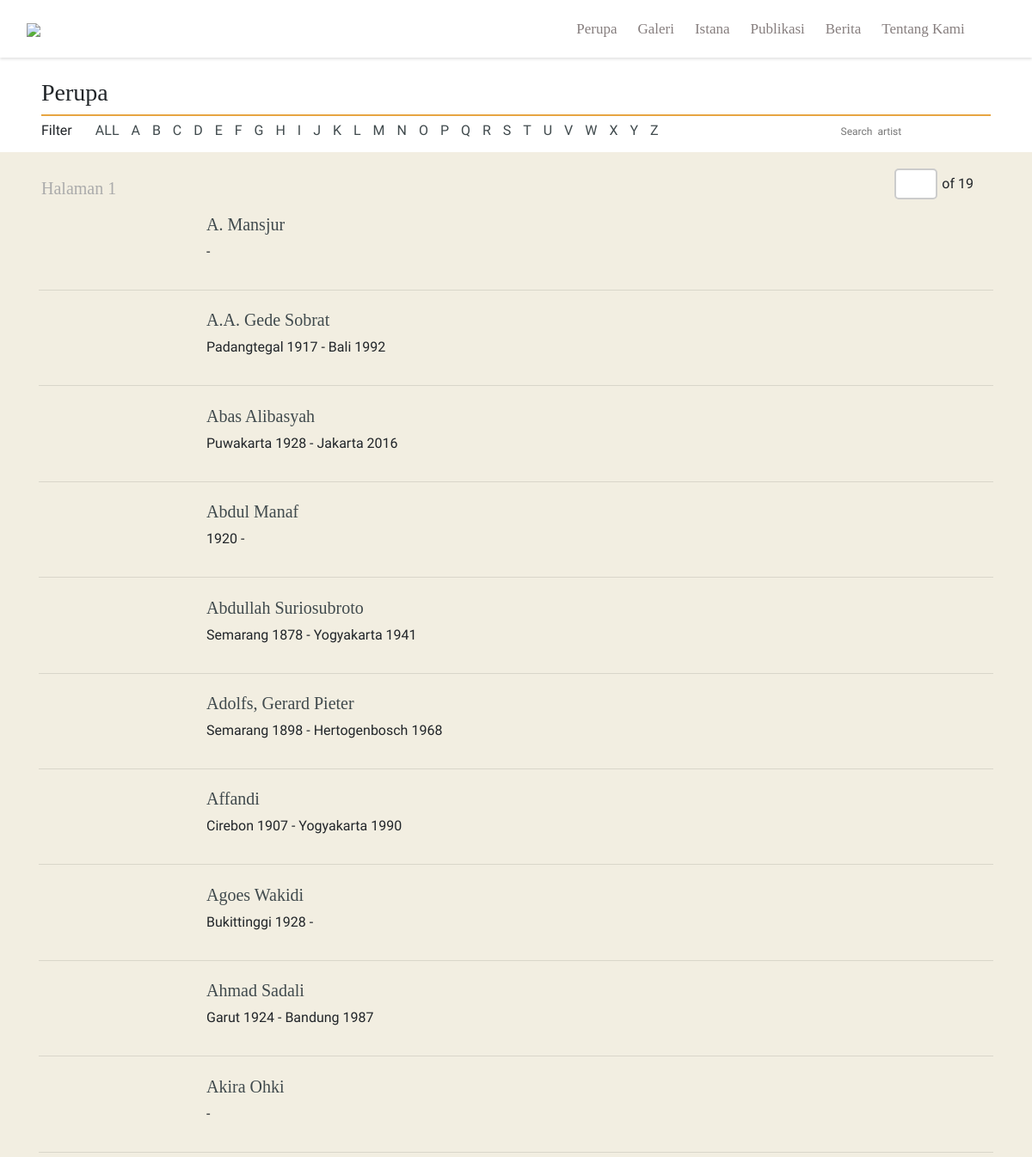
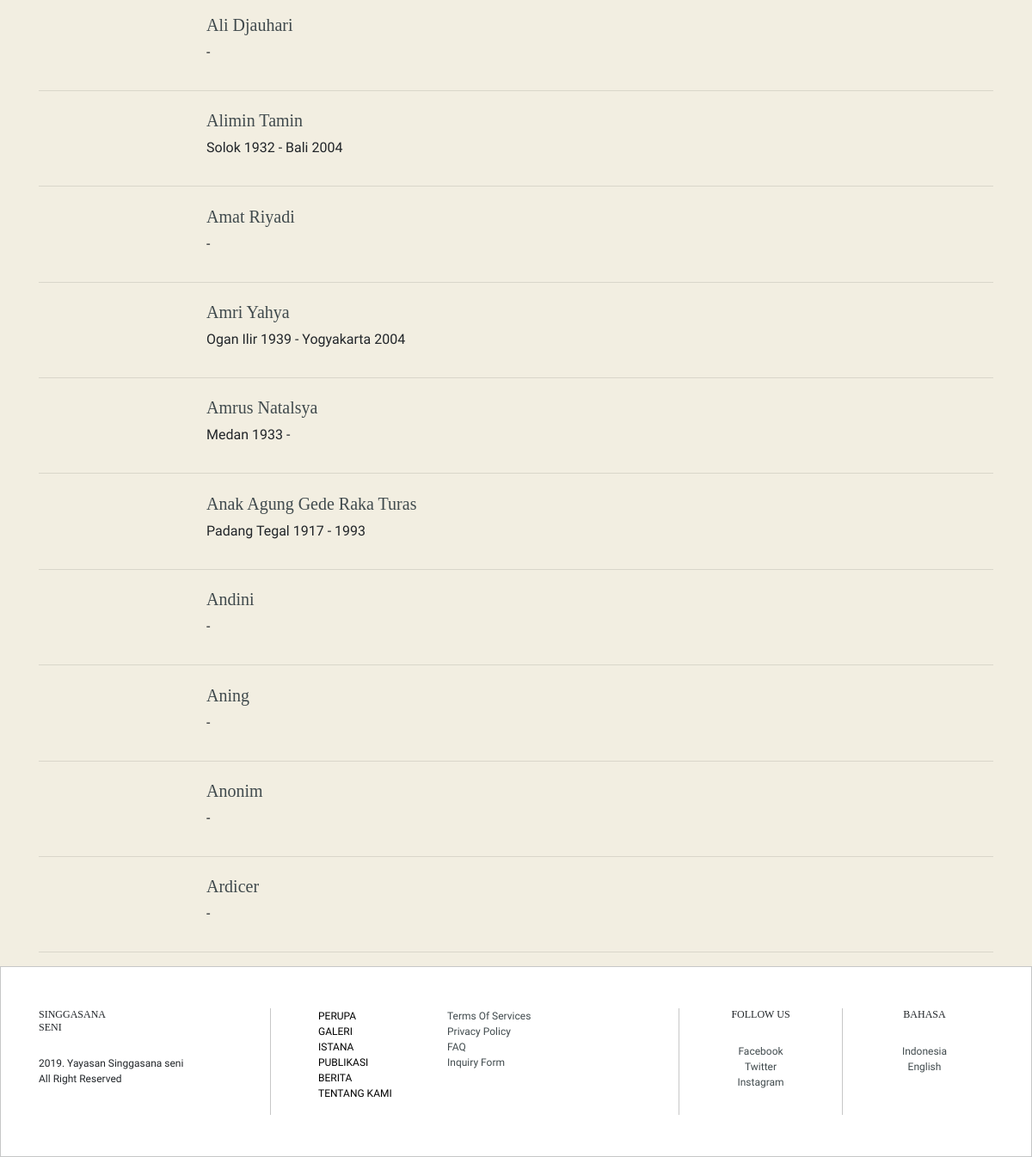
The app's page /koleksi/lukisan/ with its own data (2 pictures, top to bottom).
### singgasanaseni/models.py (models this page shows, shortened)
class perupa(models.Model):
    PERUPA_CHOICES = (
        ('Pelukis', 'Pelukis'),
        ('Pematung', 'Pematung'),
        ('Pengrajin', 'Pengrajin'),
    )
    Nama = models.CharField(max_length=50)
    Panggilan = models.CharField(max_length=50, null=True, blank= True)
    Alamat = models.TextField(null=True, blank=True)
    Tempat_Lahir = models.CharField(max_length=50, blank=True)
    Tanggal_Lahir = models.CharField(max_length=50, blank=True)
    Tempat_Wafat = models.CharField(max_length=50, blank=True)
    Tanggal_Wafat = models.CharField(max_length=50, blank=True)
    Kategori = models.CharField(max_length=10, choices=PERUPA_CHOICES, default=True)
    Keterangan = models.TextField(null=True, blank=True, default="No detailed Information available")
    Description = models.TextField(null=True, blank=True, default="No detailed Information available")
    Sumber = models.CharField(max_length=50, blank=True )
    Link = models.TextField(blank=True, default="#")
    Gambar = models.FileField(upload_to='perupa/', blank=True, null=True)
    Upload_date = models.DateTimeField(auto_now_add=True)
    object  = PerupaManager()
    class Meta:
        verbose_name_plural = 'Perupa'

### singgasanaseni/views.py (the view)
# urls.py: path('koleksi/lukisan/', singgasanaseniviews.PerupaList, name='Perupa-list'),
def PerupaList(request):
    Perupa = perupa.object.all().order_by('Panggilan')
    Perupa_Q = perupa.object.all()
    query = request.GET.get("q")
    if query:
        Perupa = Perupa_Q.filter(Nama__icontains=query)
    Page_request_var = "page"
    paginator = Paginator(Perupa, 20)
    page = request.GET.get(Page_request_var)
    try:
        Perupa = paginator.page(page)
    except PageNotAnInteger:
        Perupa = paginator.page(1)
    except EmptyPage:
        Perupa = paginator.page(paginator.num_pages)
    context = {
        "perupa": Perupa,
        "page_request_var": Page_request_var
    }
    return render(request, 'perupa/index.html', context)

### singgasanaseni/context_processors.py (called while the page is built)
def ga_tracking_id(request):
    return {'ga_tracking_id': settings.GA_TRACKING_ID}

### singgasanaseni/models.py (called while the page is built)
    def get_queryset(self):
        return PerupaQuerySet(self.model, using=self._db)

    def get_queryset(self):
        return KaryaQuerySet(self.model, using=self._db)

### singgasanaseni/templates/perupa/index.html (shortened to what this page needs)
{% extends 'base.html' %}
{% load static %}
{% load svg %}
    {% block content %}
    <article>
      <div class="container-fluid">
          <div class="row">
            <div class="col-md-12 sectionkoleksi">
              <span class="divkoleksi divkarya">
                <h3>Perupa</h3>
              </span>
              <div class="sectionfilter">
                <div class="filterkarya">
                  <label class="filtermenu" style="padding: 0;">Filter</label>
                  <div class="filtermenu">
                    <a href="{% url 'Perupa-list' %}" class="current">ALL</a>
                    <a href="{% url 'A-list' %}">A</a>
                    <a href="{% url 'B-list' %}">B</a>
                    <a href="{% url 'C-list' %}">C</a>
                    <a href="{% url 'D-list' %}">D</a>
                    <a href="{% url 'E-list' %}">E</a>
                    <a href="{% url 'F-list' %}">F</a>
                    <a href="{% url 'G-list' %}" >G</a>
                    <a href="{% url 'H-list' %}" >H</a>
                    <a href="{% url 'I-list' %}" >I</a>
                    <a href="{% url 'J-list' %}" >J</a>
                    <a href="{% url 'K-list' %}" >K</a>
                    <a href="{% url 'L-list' %}" >L</a>
                    <a href="{% url 'M-list' %}" >M</a>
                    <a href="{% url 'N-list' %}" >N</a>
                    <a href="{% url 'O-list' %}" >O</a>
                    <a href="{% url 'P-list' %}" >P</a>
                    <a href="{% url 'Q-list' %}" >Q</a>
                    <a href="{% url 'R-list' %}" >R</a>
                    <a href="{% url 'S-list' %}" >S</a>
                    <a href="{% url 'T-list' %}" >T</a>
                    <a href="{% url 'U-list' %}" >U</a>
                    <a href="{% url 'V-list' %}" >V</a>
                    <a href="{% url 'W-list' %}" >W</a>
                    <a href="{% url 'X-list' %}" >X</a>
                    <a href="{% url 'Y-list' %}" >Y</a>
                    <a href="{% url 'Z-list' %}" >Z</a>
                  </div>
                </div>
                <div class="formsearchkarya">
                  <form>
                    <form method="GET" action="">
                        <input type="text" name="q" placeholder="Search  artist">
                        <i class="fa fa-search" aria-hidden="true"></i>
                    </form>
                  </form>
                </div>
              </div>
            </div>
          </div>
          <div class="row bgkarya">
             <div class="col-md-12 sectionkoleksi">
              <span class="divkoleksi" style="border: none;">
              <h3>Halaman {{ perupa.number }}</h3>
                <span class="pagingkarya">
                    <ul class="pagination">
                    <form method="GET" >
                        <input type="number" name="page" id="formpage">
                    </form>  <p style="margin-top: auto; margin-bottom: auto;">of {{ perupa.paginator.num_pages }}</p>
                        {% if perupa.has_next %}
                            <a href="?page={{ perupa.next_page_number }}" style="width: 20px; height: auto">{% svg 'next' %}</a>
                        {% endif %}
                     </ul>
                </span>
              </span>
            </div>
           <div class="container">
            {% for Perupa in perupa.object_list %}
            <div class="{{ Perupa.Panggilan | slice:"1" | lower }}">
                <div class="row col-md-12">
                    <div class="col-md-2">
                    </div>
                    <div class="col-md-7">
                        <h3>
                            <a href="/perupa/{{ Perupa.id }}">{{ Perupa.Panggilan }}</a>
                        </h3>
                        <p>{{ Perupa.Tempat_Lahir }} {{ Perupa.Tanggal_Lahir  }} - {{ Perupa.Tempat_Wafat }} {{ Perupa.Tanggal_Wafat }}</p>
                    </div>
                </div>
              <hr>
            </div>
               {% endfor %}
          </div>
      </div>
    </article>
    {% endblock %}

### static/css/style.css (style rules this page uses)
.pagination { display: flex; }
.pagination a { color: black; float: left; padding: 3px 3px; text-decoration: none; border-radius: 5px; }
#formpage { width: 50px; padding: 4px 5px; margin: -5px 5px; box-sizing: border-box; border: 2px solid #ccc; border-radius: 5px; -webkit-transition: 0.5s; transition: 0.5s; outline: none; font-family: sans-serif; }

### records on screen
perupa: Panggilan "A. Mansjur"
perupa: Panggilan "A.A. Gede Sobrat", Tempat_Lahir "Padangtegal", Tanggal_Lahir "1917", Tempat_Wafat "Bali", Tanggal_Wafat "1992"
perupa: Panggilan "Abas Alibasyah", Tempat_Lahir "Puwakarta", Tanggal_Lahir "1928", Tempat_Wafat "Jakarta", Tanggal_Wafat "2016"
perupa: Panggilan "Abdul Manaf", Tanggal_Lahir "1920"
perupa: Panggilan "Abdullah Suriosubroto", Tempat_Lahir "Semarang", Tanggal_Lahir "1878", Tempat_Wafat "Yogyakarta", Tanggal_Wafat "1941"
perupa: Panggilan "Adolfs, Gerard Pieter", Tempat_Lahir "Semarang", Tanggal_Lahir "1898", Tempat_Wafat "Hertogenbosch", Tanggal_Wafat "1968"
perupa: Panggilan "Affandi", Tempat_Lahir "Cirebon", Tanggal_Lahir "1907", Tempat_Wafat "Yogyakarta", Tanggal_Wafat "1990"
perupa: Panggilan "Agoes Wakidi", Tempat_Lahir "Bukittinggi", Tanggal_Lahir "1928"
perupa: Panggilan "Ahmad Sadali", Tempat_Lahir "Garut", Tanggal_Lahir "1924", Tempat_Wafat "Bandung", Tanggal_Wafat "1987"
perupa: Panggilan "Akira Ohki"
perupa: Panggilan "Ali Djauhari"
perupa: Panggilan "Alimin Tamin", Tempat_Lahir "Solok", Tanggal_Lahir "1932", Tempat_Wafat "Bali", Tanggal_Wafat "2004"
perupa: Panggilan "Amat Riyadi"
perupa: Panggilan "Amri Yahya", Tempat_Lahir "Ogan Ilir", Tanggal_Lahir "1939", Tempat_Wafat "Yogyakarta", Tanggal_Wafat "2004"
perupa: Panggilan "Amrus Natalsya", Tempat_Lahir "Medan", Tanggal_Lahir "1933"
perupa: Panggilan "Anak Agung Gede Raka Turas", Tempat_Lahir "Padang Tegal", Tanggal_Lahir "1917", Tanggal_Wafat "1993"
perupa: Panggilan "Andini"
perupa: Panggilan "Aning"
perupa: Panggilan "Anonim"
perupa: Panggilan "Ardicer"

### other values on screen
{{ perupa.number }} "1"
{{ perupa.paginator.num_pages }} "19"
